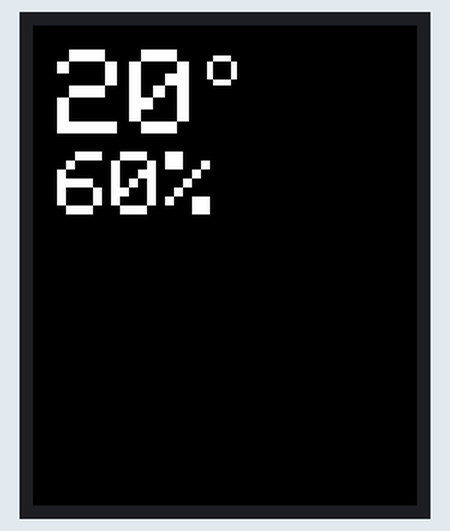
Simulated run of this sketch. Board: Arduino Uno, built with avr-gcc and run on an emulated ATmega328P. On the bench: 128×160 colour display.

Above: at 0.2 s.

The sketch:

test_tft.ino
```cpp
#include <Adafruit_GFX.h>
#include <Adafruit_ST7735.h>
#include <Fonts/FreeSansBold9pt7b.h>
#include <Fonts/FreeSans9pt7b.h>
#define TFT_CS     15
#define TFT_RST    0  // you can also connect this to the Arduino reset
                      // in which case, set this #define pin to 0!
#define TFT_DC     2

// Initialize the display
Adafruit_ST7735 tft = Adafruit_ST7735(TFT_CS, TFT_DC, TFT_RST);

void setup() {
  tft.initR(INITR_BLACKTAB); // Initialize the display with the correct driver
  tft.fillScreen(ST77XX_BLACK); // Fill the screen with cyan color
  tft.setRotation(2); // Rotate the screen 90 degrees


  // Draw a red rectangle
  // tft.drawRect(10, 10, 100, 60, ST77XX_WHITE);

  // Draw a green filled circle
  // tft.fillCircle(80, 80, 30, ST77XX_RED);

  // Set text color and size
  tft.setTextColor(ST77XX_WHITE);
 // tft.setFont(&FreeSansBold9pt7b);
  // Print text
  tft.setCursor(8, 8);
  tft.setTextSize(4);
  tft.print("20");
  tft.setCursor(58, 6);
  tft.setTextSize(2);
  tft.print("o");


  // tft.setFont(&FreeSans9pt7b);
  tft.setCursor(8, 42);
  tft.setTextSize(3);
  tft.print("60%");

  delay(5000); // Wait for 5 seconds
}

void loop() {
  // Your loop code here
}
```
